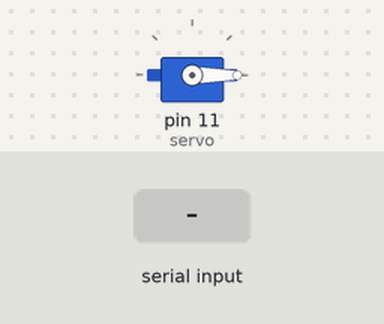
Recording of a sketch running on a simulated Arduino Uno, built with avr-gcc and run on an emulated ATmega328P. Parts: servo. The inputs (shaded band) are chosen by the test bench.

Above: at 1.2 s.
1.3 s: "90,45\n" received over Serial
At 1.8 s:
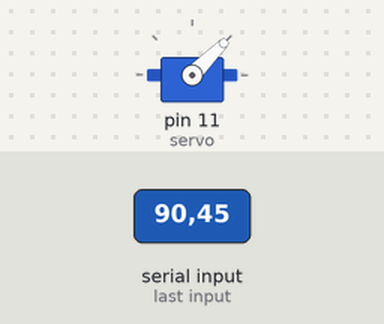
3.8 s: "30,150\n" received over Serial
At 4.6 s:
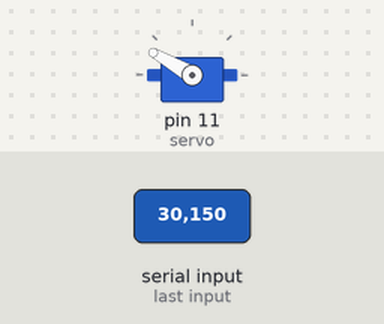
6.3 s: "200\n" received over Serial
At 6.9 s:
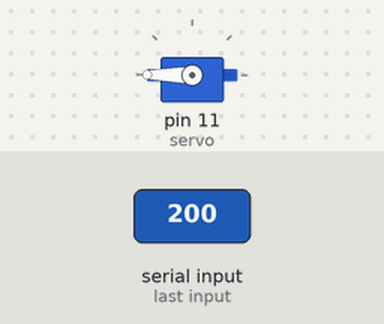
Timing chart, 0 to 9.3 s (numbered marks = the images above; inputs shaded):
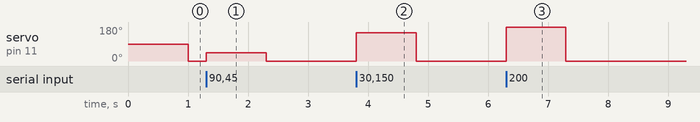

The sketch:

laser.ino
```cpp
#include <Servo.h>

int angle;
Servo servo;

void setup() {
	Serial.begin(115200);
	servo.write(90);
	servo.attach(11);
}

void loop() {
	angle = Serial.parseInt();
	servo.write(angle);
}
```

Measured:
- after the input at 1.3 s, servo on pin 11 (servo): 0° → 45° at once, → 0° 1.0 s later
- after the input at 3.8 s, servo on pin 11 (servo): 0° → 150° at once, → 0° 1.0 s later
- after the input at 6.3 s, servo on pin 11 (servo): 0° → 180° at once, → 0° 1.0 s later
